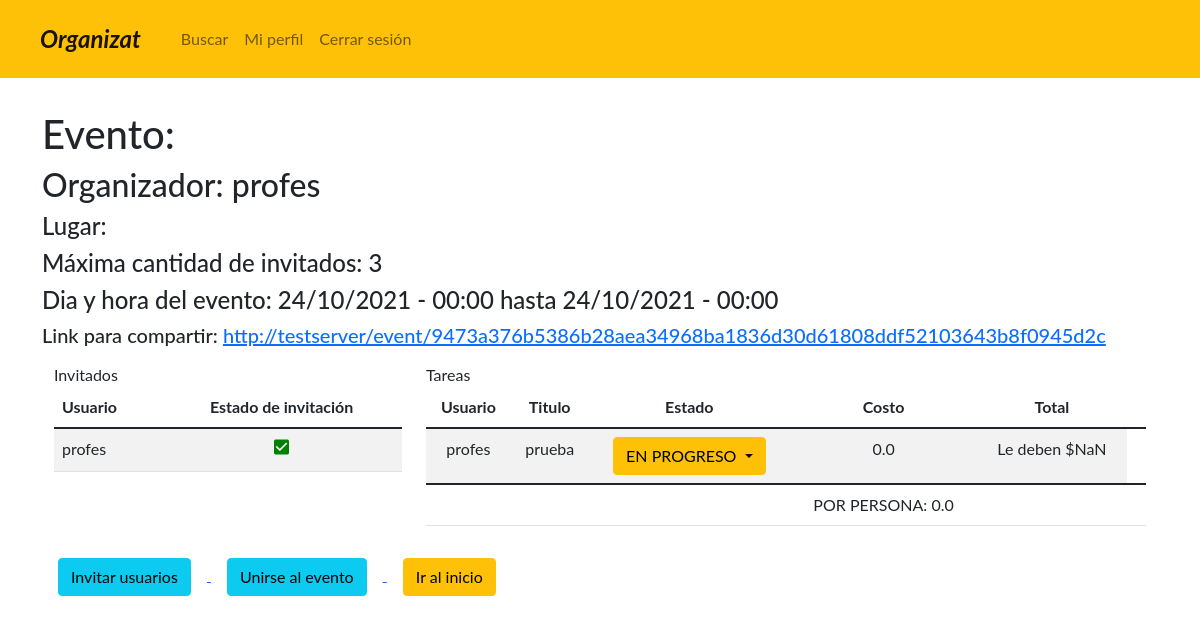
Screenshot of /event/9473a376b5386b28aea34968ba1836d30d61808ddf52103643b8f0945d2c/ (signed in) with the database file from the repository.
### administrador/models.py (models this page shows, shortened)
class Event(models.Model):
    name = models.CharField(max_length=40, blank=True, null=False, verbose_name='Nombre')
    owner = models.ForeignKey(User, on_delete=models.CASCADE, verbose_name="Organizador")
    description = models.TextField(max_length=255, blank=True, null=False, verbose_name='Descripcion')
    date_event_start = models.DateTimeField(default=datetime.today(), verbose_name='Fecha de alta del evento')
    date_event_end = models.DateTimeField(default=datetime.today(), verbose_name='Fecha de baja del evento')
    location = models.CharField(max_length=255, blank=True, null=False, verbose_name='Ubicación')
    event_link = models.URLField(max_length=200, verbose_name='Link')
    state = models.CharField(max_length=10, choices=STATES_EVENTO, verbose_name='Estado', null=True)
    max_guests = models.IntegerField(verbose_name='Capacidad máxima de invitados')
    visibility = models.CharField(max_length=14, choices=VISIBILITIES, verbose_name='Visibilidad')
    @property
    def list_invitation(self):
        return Invitation.objects.filter(event=self)
    @property
    def list_invitation_accepted(self):
        return Invitation.objects.filter(event=self, accepted_event=True)
    @property
    def list_tasks(self):
        return Task.objects.filter(event=self)
    @property
    def total_amount(self):
        total = 0
        for i in self.list_tasks:
            total += i.cost
        return round((total/len(self.list_invitation_accepted)), 1)
    class Meta:
        verbose_name = 'Evento'
        verbose_name_plural = 'Eventos'

class Invitation(models.Model):
    user = models.ForeignKey(User, on_delete=models.CASCADE, verbose_name="Integrate")
    event = models.ForeignKey(Event, on_delete=models.CASCADE, verbose_name="Evento")
    accepted_event = models.BooleanField(default=False, verbose_name="Aceptado")
    class Meta:
        verbose_name = 'Invitacion'
        verbose_name_plural = 'Invitaciones'

class Task(models.Model):
    user = models.ForeignKey(User, blank=True, null=True, on_delete=models.CASCADE, verbose_name="Encargado")
    event = models.ForeignKey(Event, on_delete=models.CASCADE, verbose_name="Evento")
    title = models.CharField(max_length=50, blank = False, null = False, verbose_name = 'Titulo')
    description = models.CharField(max_length=255, blank = False, null = False, verbose_name = 'Descripcion')
    status = models.CharField(choices = STATES_TAREAS, blank = False, null = False, max_length=22, verbose_name='Estado de la tarea')
    cost = models.FloatField(default = 0)
    def availables_status(self):
        tabla_switch = {
            'POR HACER ASIGNADA': ['EN PROGRESO', 'FINALIZADA'],
            'EN PROGRESO': ['POR HACER ASIGNADA', 'FINALIZADA'],
            'FINALIZADA': ['EN PROGRESO', 'POR HACER ASIGNADA'],
        }
        return tabla_switch.get(self.status, "NA")
    class Meta:
        verbose_name = 'Tarea'
        verbose_name_plural = 'Tareas'

### administrador/views.py (the view, shortened to what this page needs)
def EventView(request, token):
    event = Event.objects.get(event_link=token)
    if event.list_invitation.filter(user = request.user).first() is not None:
        isGuest = True
    else:
        isGuest = False
    return render(request, 'event.html', {'event': event, 'isGuest': isGuest })

### templates/event.html (shortened to what this page needs)
{% extends 'base.html' %}
{% block content %}
<div class="container py-3 my-3">
    {% if isGuest or event.visibility == 'publico' %}
        <h1>Evento: {{event.name}}</h1>
        <h2>Organizador: {{event.owner}}</h2>
        <h4>Lugar: {{event.location}}</h4>
        <h4>Máxima cantidad de invitados: {{event.max_guests}}</h4>
        <h4>Dia y hora del evento: {{event.date_event_start|date:"d/m/Y - H:i"}} hasta {{event.date_event_end|date:"d/m/Y - H:i"}}</h4>
        <h5>Link para compartir:
            <a href="javascript:getlink();"
                onclick="alert('URL copiada');"
                id="link_event"
                title="Click para copiar">
            </a>
        </h5>
        <div class="container py-2 my-2">
            <div class="row">
                <div class="col-12 col-md-4">
                    <leyend>Invitados</leyend>
                    <table class="table table-striped table-hover">
                        {% if event.list_invitation %}
                            <thead>
                                <tr>
                                    <th>Usuario</th>
                                    <th class="text-center">Estado de invitación</th>
                                </tr>
                            </thead>
                            <tbody>
                            {% for invitation in event.list_invitation %}
                                <tr>
                                    <td>{{invitation.user.username}}</td>
                                    {% if invitation.accepted_event %}
                                        {% if request.user.is_superuser or request.user.id == invitation.event.owner.id %}
                                        <td class="text-center">
                                            <a href="{% url 'invitation_down' invitation.id event.event_link %}">
                                                <i class="material-icons" style="font-size:20px;color:green">check_box</i>
                                            </a>
                                        </td>
                                        {% else %}
                                        <td class="text-center">
                                            <i class="material-icons" style="font-size:20px;color:green">check_box</i>
                                        </td>
                                        {% endif %}
                                    {% endif %}
                                </tr>
                            {% endfor %}
                            </tbody>
                        {% else %}
                            <thead>
                                <tr>
                                    <th>Aun no hay invitados</th>
                                </tr>
                            </thead>
                        {% endif %}
                    </table>
                </div>
                <div class="col-12 col-md-8">
                    <leyend>Tareas</leyend>
                    <table class="table table-striped table-hover">
                        {% if event.list_tasks %}
                            <thead>
                                <tr>
                                    <th class="text-center">Usuario</th>
                                    <th class="text-center">Titulo</th>
                                    <th class="text-center">Estado</th>
                                    <th class="text-center">Costo</th>
                                    <th class="text-center">Total</th>
                                    <th></th>
                                </tr>
                            </thead>
                            <tbody>
                            {% for task in event.list_tasks %}
                                <tr>
                                    <td class="text-center">{{task.user|default_if_none:'No asignado'}}</td>
                                    <td class="text-center">{{task.title}}</td>
                                    <td class="text-center">
                                        <div class="btn-group">
                                            {% if task.status == 'POR HACER NO ASIGNADA' %}
                                                <button type="button" class="btn btn-danger">
                                                    {{task.status}}
                                                </button>
                                            {% else %}
                                                <button type="button" class="btn {%if task.status == 'EN PROGRESO'%}
                                                                btn-warning
                                                                {%endif%} dropdown-toggle" data-bs-toggle="dropdown" aria-expanded="false">
                                                    {{task.status}}
                                                </button>
                                            {% endif %}
                                        </div>
                                    </td>
                                    <td class="text-center" name="amount">{{task.cost}}</td>
                                    <td class="text-center" name="total"></td>
                                </tr>
                            {% endfor %}
                            </tbody>
                            <thead>
                                <tr>
                                    <td></td>
                                    <td></td>
                                    <td class="text-center"></td>
                                    <td class="text-center">POR PERSONA: {{event.total_amount}}</td>
                                    <td class="text-center"></td>
                                    <td></td>
                                </tr>
                            </thead>
                        {% else %}
                            <thead>
                                <tr>
                                    <th>Aun no hay tareas</th>
                                </tr>
                            </thead>
                        {% endif %}
                    </table>
                </div>
            </div>
        </div>
        {% if isGuest or event.visibility == 'publico' %}
            <a href="{% url 'invite_user' event.event_link %}">
                <button type="button" class="mx-3 btn btn-info">Invitar usuarios</button>
            </a>
        {% endif %}
        {% if isGuest %}
        {% else %}
            <a href="#">
                    <button type="button" class="mx-3 btn btn-info" onClick="showModal()">Unirse al evento</button>
                </a>
        {% endif %}
        <a href="{% url 'home' %}">
        <button type="button" class="mx-3 btn btn-warning">Ir al inicio</button>
    </a>
    {% endif %}
</div>
{% endblock %}

### static/css/styles.css (style rules this page uses)
body { font-family: "Lato", sans-serif; }

### rows the page displays
Event: owner "profes", max_guests "3", date_event_start "24/10/2021 - 00:00", date_event_end "24/10/2021 - 00:00", total_amount "0.0"
Invitation: user.username "profes", accepted_event True (drawn)
Task: user "profes", title "prueba", status "EN PROGRESO", cost "0.0"
